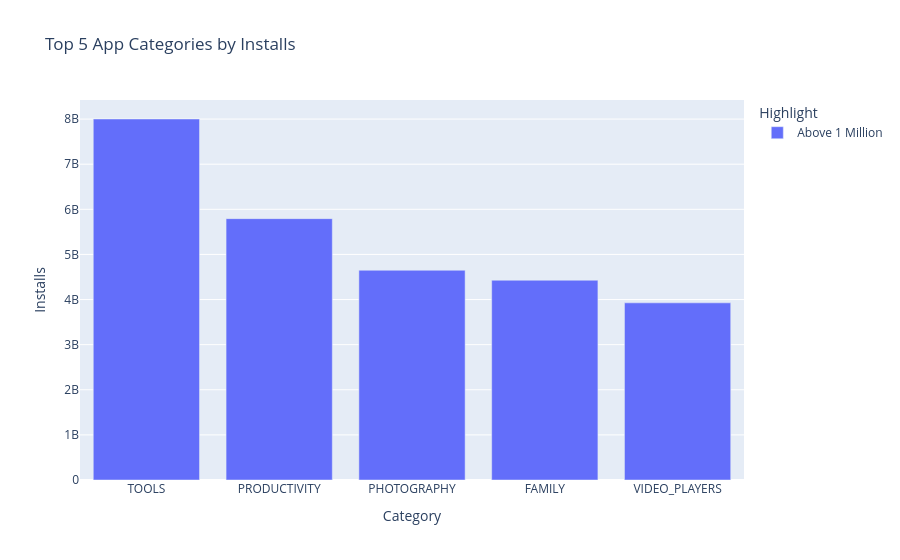

Notebook source saved alongside this figure:
### Code cell
fig = px.bar(
    top_5_categories,
    x='Category',
    y='Installs',
    color='Highlight',
    hover_data=['Installs'],
    title='Top 5 App Categories by Installs'
)

fig.show()

### Figure 1 — Plotly figure (JSON) as saved in the notebook; plotly's stock layout.template omitted (floating-point values rounded to 4 significant figures)
{"data": [{"hovertemplate": "Highlight=Above 1 Million<br>Category=%{x}<br>Installs=%{y}<extra></extra>", "legendgroup": "Above 1 Million", "marker": {"color": "#636efa", "pattern": {"shape": ""}}, "name": "Above 1 Million", "orientation": "v", "showlegend": true, "textposition": "auto", "type": "bar", "x": ["TOOLS", "PRODUCTIVITY", "PHOTOGRAPHY", "FAMILY", "VIDEO_PLAYERS"], "xaxis": "x", "y": [8001771915, 5793091369, 4649147655, 4427941505, 3926902720], "yaxis": "y"}], "layout": {"barmode": "relative", "legend": {"title": {"text": "Highlight"}, "tracegroupgap": 0}, "title": {"text": "Top 5 App Categories by Installs"}, "xaxis": {"anchor": "y", "domain": [0, 1], "title": {"text": "Category"}}, "yaxis": {"anchor": "x", "domain": [0, 1], "title": {"text": "Installs"}}}}
